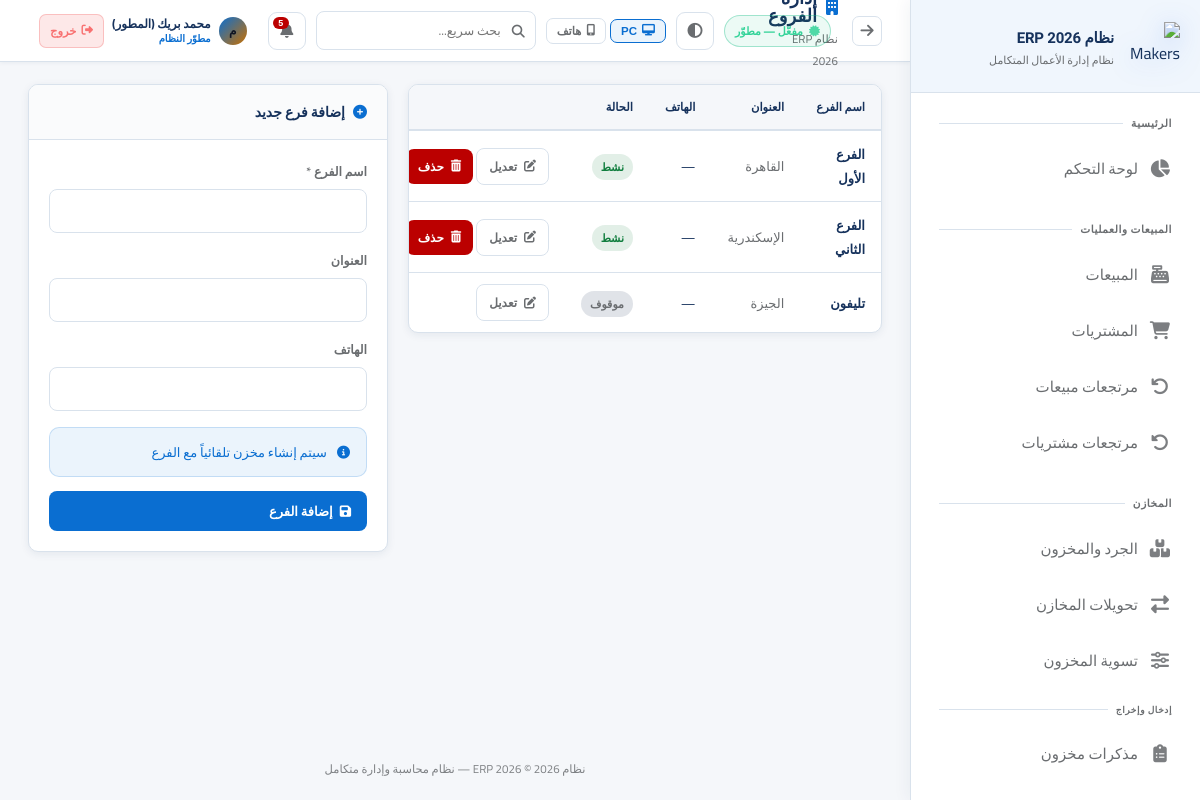
The page /settings/branches (signed in) on the database its author committed.
### app.py (models this page shows, shortened)
class AppSetting(db.Model):
    id = db.Column(db.Integer, primary_key=True)
    key = db.Column(db.String(80), unique=True, nullable=False)
    value = db.Column(db.Text)

class User(UserMixin, db.Model):
    id = db.Column(db.Integer, primary_key=True)
    username = db.Column(db.String(80), unique=True, nullable=False)
    password_hash = db.Column(db.String(256))
    full_name = db.Column(db.String(120))
    role = db.Column(db.String(20), default='user')  # developer, admin, manager, user
    branch_id = db.Column(db.Integer, db.ForeignKey('branch.id'))
    is_active = db.Column(db.Boolean, default=True)
    created_at = db.Column(db.DateTime, default=datetime.utcnow)
    last_seen = db.Column(db.DateTime, nullable=True)
    last_ip = db.Column(db.String(64), nullable=True)
    last_user_agent = db.Column(db.String(256), nullable=True)
    permissions = db.Column(db.Text)  # JSON list of permission keys; empty = استخدام صلاحيات الدور

class Branch(db.Model):
    id = db.Column(db.Integer, primary_key=True)
    name = db.Column(db.String(100), nullable=False)
    address = db.Column(db.String(200))
    phone = db.Column(db.String(20))
    is_active = db.Column(db.Boolean, default=True)
    users = db.relationship('User', backref='branch', lazy=True)
    warehouses = db.relationship('Warehouse', backref='branch', lazy=True)

### app.py (the view)
@app.route('/settings/branches')
@login_required
@admin_required
def branches():
    branches = Branch.query.all()
    return render_template('branches.html', branches=branches)

### templates/branches.html (shortened to what this page needs)
{% extends 'base.html' %}
{% set block_icon = 'fas fa-building' %}
{% block content %}
<div style="display:grid;grid-template-columns:1fr 360px;gap:20px;align-items:start;" class="branches-page-grid">
<div class="card"><div class="table-container"><table>
    <thead><tr><th>اسم الفرع</th><th>العنوان</th><th>الهاتف</th><th>الحالة</th><th style="width:200px;"></th></tr></thead>
    <tbody>
        {% for b in branches %}
        <tr>
            <td style="font-weight:700;">{{ b.name }}</td>
            <td style="color:var(--text-muted);">{{ b.address or '—' }}</td>
            <td>{{ b.phone or '—' }}</td>
            <td><span class="badge {{ 'badge-success' if b.is_active else 'badge-secondary' }}">{{ 'نشط' if b.is_active else 'موقوف' }}</span></td>
            <td style="white-space:nowrap;">
                <a href="{{ url_for('edit_branch', id=b.id) }}" class="btn btn-sm btn-outline"><i class="fas fa-edit"></i> تعديل</a>
                {% if b.is_active and can('record_delete') %}
                <form method="POST" action="{{ url_for('delete_branch', id=b.id) }}" style="display:inline;" onsubmit="return confirm('إيقاف الفرع والمخازن التابعة؟');">
                    <button type="submit" class="btn btn-sm btn-danger"><i class="fas fa-trash-alt"></i> حذف</button>
                </form>
                {% endif %}
            </td>
        </tr>
        {% else %}
        <tr><td colspan="5"><div class="empty-state"><i class="fas fa-building"></i><h3>لا توجد فروع</h3></div></td></tr>
        {% endfor %}
    </tbody>
</table></div></div>
<div class="card">
    <div class="card-header"><div class="card-title"><i class="fas fa-plus-circle"></i> إضافة فرع جديد</div></div>
    <div class="card-body">
        <form method="POST" action="{{ url_for('add_branch') }}">
            <div class="form-group"><label class="form-label">اسم الفرع *</label><input type="text" name="name" class="form-control" required></div>
            <div class="form-group"><label class="form-label">العنوان</label><input type="text" name="address" class="form-control"></div>
            <div class="form-group"><label class="form-label">الهاتف</label><input type="text" name="phone" class="form-control"></div>
            <div class="alert alert-info"><i class="fas fa-info-circle"></i> سيتم إنشاء مخزن تلقائياً مع الفرع</div>
            <button type="submit" class="btn btn-primary" style="width:100%;"><i class="fas fa-save"></i> إضافة الفرع</button>
        </form>
    </div>
</div>
</div>
{% endblock %}

### templates/base.html (shortened to what this page needs)
<!DOCTYPE html>
<html lang="ar" dir="rtl" data-theme="fiori" data-layout-default="{{ layout_max_width | default('1400px') }}">
<head>
    <link rel="stylesheet" href="https://cdnjs.cloudflare.com/ajax/libs/font-awesome/6.5.0/css/all.min.css">
    <link rel="stylesheet" href="{{ url_for('static', filename='css/style.css') }}">
</head>
<body>
<aside class="sidebar sidebar-enterprise" id="sidebar">
    <div class="sidebar-logo">
        <div class="logo-icon">
            <img src="{{ url_for('static', filename='img/logo-makers-erp-3d.png') }}" alt="Makers ERP">
        </div>
        <div class="logo-text">
            <div class="name">{{ app_brand_title | default('Silsal POS') }}</div>
            <div class="sub">نظام إدارة الأعمال المتكامل</div>
        </div>
    </div>
    <nav class="sidebar-nav" id="sidebarNav" style="display:flex;flex-direction:column;padding-bottom:8px;">
        <div class="nav-section">
            <div class="nav-label">الرئيسية</div>
            {% if can('dashboard') %}
            <a href="{{ url_for('dashboard') }}" class="nav-link {% if request.endpoint=='dashboard' %}active{% endif %}">
                <i class="fas fa-chart-pie"></i><span class="label">لوحة التحكم</span>
            </a>
            {% endif %}
        </div>
        {% if can('sales') or can('purchases') or can('returns') %}
        <div class="nav-section">
            <div class="nav-label">المبيعات والعمليات</div>
            {% if can('sales') %}
            <a href="{{ url_for('sales') }}" class="nav-link {% if 'sale' in (request.endpoint or '') and 'return' not in (request.endpoint or '') and 'report' not in (request.endpoint or '') %}active{% endif %}">
                <i class="fas fa-cash-register"></i><span class="label">المبيعات</span>
            </a>
            {% endif %}
            {% if can('purchases') %}
            <a href="{{ url_for('purchases') }}" class="nav-link {% if 'purchase' in (request.endpoint or '') and 'return' not in (request.endpoint or '') and 'report' not in (request.endpoint or '') %}active{% endif %}">
                <i class="fas fa-shopping-cart"></i><span class="label">المشتريات</span>
            </a>
            {% endif %}
            {% if can('returns') %}
            <a href="{{ url_for('sale_returns') }}" class="nav-link {% if request.endpoint in ['sale_returns','new_sale_return'] %}active{% endif %}">
                <i class="fas fa-undo"></i><span class="label">مرتجعات مبيعات</span>
            </a>
            <a href="{{ url_for('purchase_returns') }}" class="nav-link {% if request.endpoint in ['purchase_returns','new_purchase_return'] %}active{% endif %}">
                <i class="fas fa-undo-alt"></i><span class="label">مرتجعات مشتريات</span>
            </a>
            {% endif %}
        </div>
        {% endif %}
        {% if can('inventory') or can('transfers') or can('adjust_stock') %}
        <div class="nav-section">
            <div class="nav-label">المخازن</div>
            {% if can('inventory') %}
            <a href="{{ url_for('inventory') }}" class="nav-link {% if request.endpoint=='inventory' %}active{% endif %}">
                <i class="fas fa-boxes"></i><span class="label">الجرد والمخزون</span>
            </a>
            {% endif %}
            {% if can('transfers') %}
            <a href="{{ url_for('transfers') }}" class="nav-link {% if 'transfer' in (request.endpoint or '') %}active{% endif %}">
                <i class="fas fa-exchange-alt"></i><span class="label">تحويلات المخازن</span>
            </a>
            {% endif %}
            {% if can('adjust_stock') %}
            <a href="{{ url_for('adjust_stock') }}" class="nav-link {% if request.endpoint=='adjust_stock' %}active{% endif %}">
                <i class="fas fa-sliders-h"></i><span class="label">تسوية المخزون</span>
            </a>
            {% endif %}
            {% if can('inventory') %}
            <div class="nav-label" style="padding-top:10px;font-size:9px;">إدخال وإخراج</div>
            <a href="{{ url_for('inventory_memos_list') }}" class="nav-link ">
                <i class="fas fa-clipboard-list"></i><span class="label">مذكرات مخزون</span>
            </a>
            {% endif %}
        </div>
        {% endif %}
        {% if can('customers') or can('suppliers') or can('employees') %}
        <div class="nav-section">
        </div>
        {% endif %}
    </nav>
</aside>
<main class="main-content">
    <div class="topbar">
        <div style="display:flex;align-items:center;gap:14px;">
            <button type="button" onclick="history.back()" class="icon-btn" title="رجوع" style="font-size:15px;flex-shrink:0;"><i class="fas fa-arrow-right"></i></button>
            <div>
                <div class="page-title"><i class="{{ block_icon | default('fas fa-home') }}"></i>{% block page_title %}الرئيسية{% endblock %}</div>
                <div class="breadcrumb">{% block breadcrumb %}{{ app_brand_title }}{% endblock %}</div>
            </div>
        </div>
        <div class="topbar-right">
            {% if subscription_status %}
            <span class="sub-pill {% if subscription_status.kind in ('developer','permanent') %}ok{% elif subscription_status.kind in ('expired','none') %}bad{% else %}warn{% endif %}" title="حالة الاشتراك / الترخيص">
                <i class="fas fa-certificate" style="margin-left:6px;opacity:.85;"></i>{{ subscription_status.line }}
            </span>
            {% endif %}
            <button type="button" class="theme-toggle" onclick="erpToggleTheme()" title="تبديل الثيم (Fiori / فاتح / داكن)"><i class="fas fa-adjust"></i></button>
            <div class="erp-device-layout-tools" style="display:flex;align-items:center;gap:4px;flex-shrink:0;" title="وضع العرض — يُحفظ على هذا الجهاز فقط">
                <button type="button" id="btnLayoutPC" onclick="erpSetLayout('pc')" title="عرض PC"
                    style="display:flex;align-items:center;gap:5px;padding:5px 10px;border-radius:7px;font-size:11.5px;font-weight:700;
                           border:1px solid var(--border);background:transparent;color:var(--text-muted);cursor:pointer;transition:all .18s;">
                    <i class="fas fa-desktop"></i> PC
                </button>
                <button type="button" id="btnLayoutPhone" onclick="erpSetLayout('phone')" title="عرض هاتف"
                    style="display:flex;align-items:center;gap:5px;padding:5px 10px;border-radius:7px;font-size:11.5px;font-weight:700;
                           border:1px solid var(--border);background:transparent;color:var(--text-muted);cursor:pointer;transition:all .18s;">
                    <i class="fas fa-mobile-alt"></i> هاتف
                </button>
            </div>
            <div style="position:relative;" id="globalSearchWrapper">
                <div style="position:relative;">
                    <i class="fas fa-search" style="position:absolute;right:11px;top:50%;transform:translateY(-50%);color:var(--text-muted);font-size:13px;pointer-events:none;"></i>
                    <input type="text" id="globalSearchInput" placeholder="بحث سريع..." autocomplete="off"
                        style="width:220px;padding:7px 34px 7px 12px;background:rgba(255,255,255,.04);border:1px solid var(--border);
                               border-radius:8px;color:var(--text);font-family:Cairo,sans-serif;font-size:12.5px;transition:all .2s;"
                        onfocus="this.style.borderColor='var(--accent)';this.style.width='280px'"
                        onblur="setTimeout(()=>{this.style.borderColor='';this.style.width='220px';closeGlobalSearch()},200)">
                </div>
            </div>
            <div style="position:relative;" id="notifWrapper">
                <button class="notif-btn" onclick="toggleNotif()" title="الإشعارات">
                    <i class="fas fa-bell"></i>
                    <span class="notif-count" id="notifCount"></span>
                </button>
            </div>
            <div style="display:flex;align-items:center;gap:8px;padding:4px 10px;border-radius:10px;
                        background:rgba(255,255,255,.05);border:1px solid rgba(255,255,255,.09);
                        backdrop-filter:blur(12px);-webkit-backdrop-filter:blur(12px);flex-shrink:0;">
                <div style="width:28px;height:28px;border-radius:50%;background:linear-gradient(135deg,var(--accent),#c97000);
                            display:flex;align-items:center;justify-content:center;font-size:12px;font-weight:800;color:#0f1422;flex-shrink:0;">
                    {{ (current_user.full_name or current_user.username)[0] }}
                </div>
                <div style="line-height:1.3;min-width:0;">
                    <div style="font-size:12px;font-weight:700;color:var(--text);white-space:nowrap;overflow:hidden;text-overflow:ellipsis;max-width:100px;">
                        {{ current_user.full_name or current_user.username }}
                    </div>
                    <div style="font-size:10px;color:var(--accent);font-weight:600;">
                        {% if current_user.role=='developer' %}مطوّر النظام
                        {% elif current_user.role=='admin' %}مدير النظام
                        {% elif current_user.role=='manager' %}مشرف
                        {% else %}مستخدم{% endif %}
                    </div>
                </div>
                <a href="{{ url_for('logout') }}" title="تسجيل الخروج"
                   style="display:flex;align-items:center;gap:5px;padding:5px 10px;border-radius:7px;
                          background:rgba(239,68,68,.12);border:1px solid rgba(239,68,68,.25);
                          color:#f87171;font-size:11.5px;font-weight:700;text-decoration:none;white-space:nowrap;
                          transition:all .18s;flex-shrink:0;"
                   onmouseover="this.style.background='rgba(239,68,68,.22)';this.style.borderColor='rgba(239,68,68,.5)'"
                   onmouseout="this.style.background='rgba(239,68,68,.12)';this.style.borderColor='rgba(239,68,68,.25)'">
                    <i class="fas fa-sign-out-alt"></i> خروج
                </a>
            </div>
        </div>
    </div>
    <div class="content fade-in">
        {% block content %}{% endblock %}
    </div>
    <div class="app-footer-note">{{ app_brand_title }} © 2026 — نظام محاسبة وإدارة متكامل</div>
</main>
</body>
</html>

### rows shown on the page
AppSetting: value "نظام ERP 2026"
User: full_name "م", full_name "محمد بريك (المطور)"
Branch: name "الفرع الأول", address "القاهرة", phone "—", is_active "نشط"
Branch: name "الفرع الثاني", address "الإسكندرية", phone "—", is_active "نشط"
Branch: name "تليفون", address "الجيزة", phone "—", is_active "موقوف"

### other values the page prints
{{ subscription_status.line }} "مفعّل — مطوّر"
